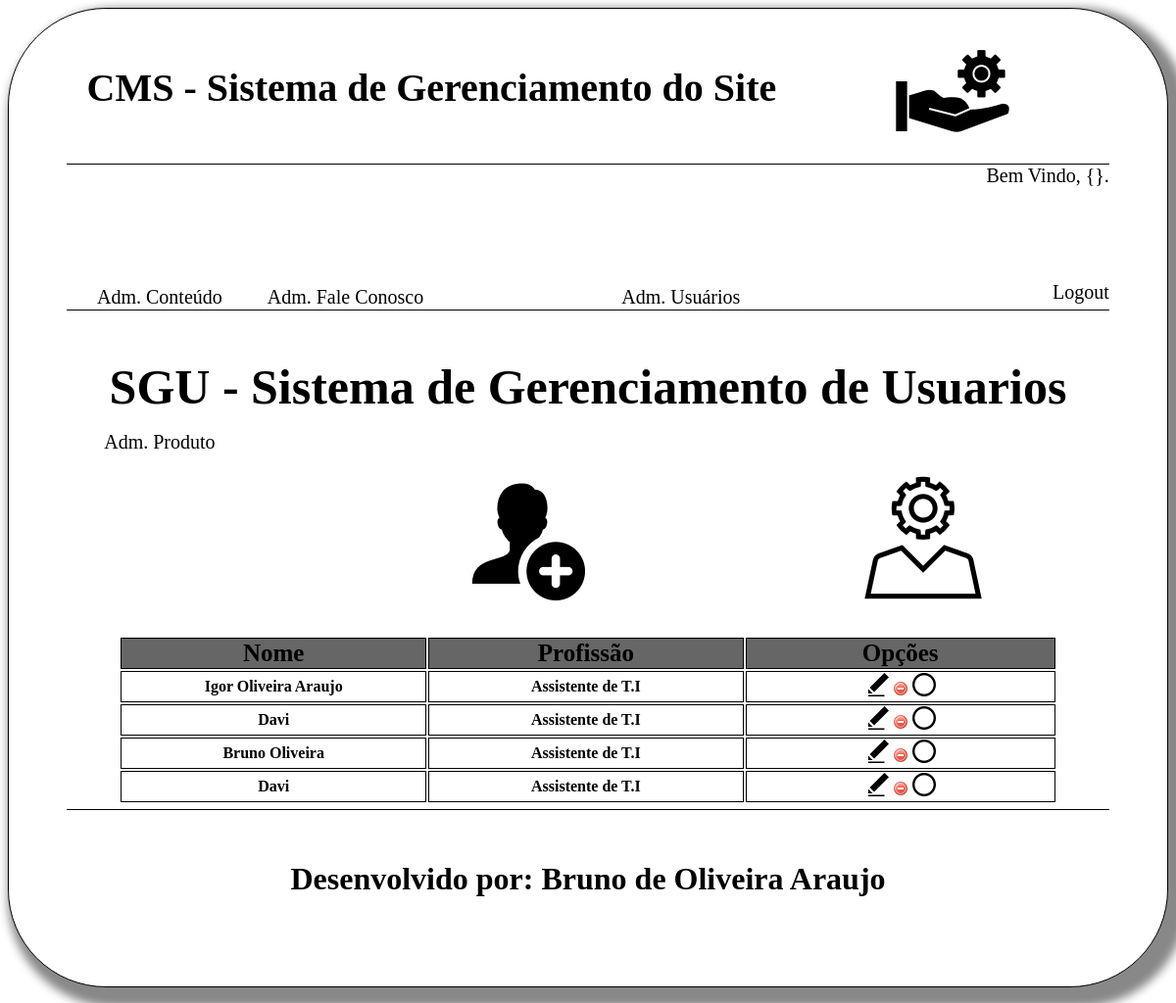
The page /site/cms/usuario.php on the database its author committed.
### tables this page shows
CREATE TABLE `usuarios` (
  `codigo` int(11) NOT NULL AUTO_INCREMENT,
  `nome` varchar(60) NOT NULL,
  `profissao` varchar(60) NOT NULL,
  `login` varchar(30) DEFAULT NULL,
  `senha` int(10) DEFAULT NULL,
  `cod_nivel` int(11) NOT NULL,
  `status_usuario` tinyint(1) DEFAULT NULL,
  PRIMARY KEY (`codigo`,`nome`),
  KEY `cod_nivel_idx` (`cod_nivel`),
  CONSTRAINT `cod_nivel` FOREIGN KEY (`cod_nivel`) REFERENCES `nivel_acesso` (`codigo`)
);

### site/cms/usuario.php (the view, shortened to what this page needs)
<?php
    $conexao = conexaoMysql();
?>
<html>
<head>
    <link rel="stylesheet" type="text/css" href="css/style.css">
    <link rel="stylesheet" type="text/css" href="css/modais.css">
</head>
<body>
    <div class="caixa center">
        <div class="caixa_cabecalho center">
            <a href="index.php">
                <div class="caixa_titulo">
                    <h1> CMS - Sistema de Gerenciamento do Site</h1>
                </div>
                <div class="caixa_logo backgroundLogo">
                </div>
            </a>
        </div>
        <div class="caixa_menu center">
            <div class="menuFirst">
                <div class="card">
                    <a href="conteudo.php">
                        <div id="fotoCard1" class="fotoCard center backgroundLogo">
                        </div>
                        <div class="textoCard center">
                        Adm. Conteúdo
                        </div>
                    </a>
                </div>
                <div class="card">
                    <a href="sac.php">
                        <div id="fotoCard2" class="fotoCard center">
                        </div>
                        <div class="textoCard center">
                            Adm. Fale Conosco
                        </div>
                    </a>
                </div>
                <div class="card">
                    <a href="produtos.php">
                        <div id="fotoCard2" class="fotoCard center">
                        </div>
                        <div class="textoCard center">
                            Adm. Produto
                        </div>
                    </a>
                </div>
            </div>
            <div class="menuSecond">
                <a href="usuario.php">
                    <div class="card">
                        <div id="fotoCard3" class="fotoCard center">
                        </div>
                        <div class="textoCard center">
                            Adm. Usuários
                        </div>
                    </div>
                </a>
                <div class="logout">
                    <div>Bem Vindo, {<?=$_SESSION['nome']?>}.</div>
                    <div id="txtLogout"><a href="../index.php"> Logout</a></div>
                </div>
            </div>
        </div>
        <div class="conteudo center">
            <div class="titulo center">
                <h1>SGU - Sistema de Gerenciamento de Usuarios</h1>
            </div>
            <div class="caixa_opcoes center">
                <div class="opcoes">
                    <a class="visualizar">
                        <div id="cardUsuario">
                        </div>
                    </a>
                </div>
                <div class="opcoes">
                    <a href="nivel.php">
                        <div id="cardNivel">
                        </div>
                    </a>
                </div>
            </div>
            <div id="tabelaUser" class="center">
                <table id="consulta" class="center">
                    <tr class="cab">
                        <th>Nome</th>
                        <th>Profissão</th>
                        <th> Opções </th>
                    </tr>
                    <?php
                            $sql = 'SELECT * FROM usuarios ORDER BY codigo DESC';
                            $select = mysqli_query($conexao, $sql);
                            while($rs = mysqli_fetch_array($select)){
                        ?>
                    <tr>
                        <th><?=($rs['nome']); ?></th>
                        <th> <?=($rs['profissao']); ?></th>
                        <th>
                            <a class="visualizar" onClick="editarDados(<?=$rs['codigo'];?>);">
                                <img src="img/edit.png">
                            </a>
                            <a href="../bd/deletarUsuario.php?codigo=<?=$rs['codigo'];?>">
                                <img src="img/delete.png"></a>
                            <a href="#?modo=excluir&codigo=<?=$rs['codigo'];?>&status=<?=$rs['codigo'];?>">
                                <img src="img/desativado.png">
                            </a>
                        </th>
                    </tr>
                    <?php
                            }
                        ?>
                </table>
            </div>
        </div>
        <div class="rodape center">
            <h1> Desenvolvido por: Bruno de Oliveira Araujo</h1>
        </div>
    </div>
</body>
</html>

### site/cms/css/style.css (style rules this page uses)
.backgroundLogo { background-position: center; background-repeat: no-repeat; }
.center { margin-left: auto; margin-right: auto; }
a { text-decoration: none; color: black; }
.caixa { width: 100%; height: 1000px; background-color: white; border: solid 1px; box-shadow: 50px, 50px; box-shadow: 10px 10px 10px 10px #888888; border-radius: 100px; padding-top: 10px; box-sizing: border-box; }
.caixa_cabecalho { width: 90%; height: 15%; background-color: transparent; border-bottom: solid 1px; }
.caixa_titulo { width: 70%; height: 100%; float: left; background-color: transparent; font-size: 20px; text-align: center; padding-top: 20px; box-sizing: border-box; }
.caixa_logo { width: 30%; height: 100%; float: left; background-color: transparent; background-image: url(../img/iconConfig3.png); background-position: center; background-repeat: no-repeat; }
.caixa_menu { width: 90%; height: 15%; border-bottom: solid 1px; }
.menuFirst { width: 50%; height: 100%; float: left; background-color: transparent; }
.menuSecond { width: 50%; height: 100%; float: left; background-color: transparent; }
.card { width: 30%; height: 100%; background-color: transparent; float: left; margin-left: 15px; margin-right: 15px; }
.fotoCard { width: 80%; height: 80%; background-color: transparent; }
#fotoCard1 { background-image: url(../img/iconFolder.png); background-position: center; background-repeat: no-repeat; background-size: auto; }
#fotoCard2 { background-image: url(../img/iconPhone.png); background-position: center; background-repeat: no-repeat; background-size: auto; }
#fotoCard3 { background-image: url(../img/iconUsers.png); background-position: center; background-repeat: no-repeat; background-size: auto; }
.textoCard { width: 100%; height: 20%; text-align: center; background-color: transparent; padding-top: 5px; box-sizing: border-box; font-size: 20px; }
.logout { width: 60%; height: 100%; float: right; background-color: transparent; font-size: 20px; }
.logout div { width: 100%; height: 80%; background-color: transparent; text-align: right; }
#txtLogout { width: 100%; height: 20%; background-color: transparent; }
.titulo h1 { width: 1000px; height: 50px; font-size: 50px; text-align: center; background-color: transparent; margin-right: auto; margin-left: auto; }
.conteudo { width: 90%; height: 50%; background-color: transparent; padding-top: 15px; }
.caixa_opcoes { width: 90%; height: 200px; background-color: transparent; }
.opcoes { width: 50%; height: 100%; float: left; background-color: transparent; }
#cardUsuario { width: 30%; height: 100%; display: flex; margin-left: 340px; background-image: url(../img/newusers.png); background-position: center; background-repeat: no-repeat; }
#cardNivel { width: 30%; height: 100%; display: flex; margin-left: 270px; background-image: url(../img/usersetting.png); background-position: center; background-repeat: no-repeat; }
#tabelaUser { width: 90%; min-height: 150px; max-height: 170px; overflow: auto; background-color: transparent; }
.cab { font-size: 25px; background-color: #666666; }
#consulta th, td { width: 400px; height: 30px; ; border: solid 1px black; }
.rodape { width: 90%; height: 20%; background-color: transparent; border-top: solid 1px; text-align: center; padding-top: 30px; box-sizing: border-box; }
#consulta_conteudo th, tr { width: 300px; height: 10px; ; border: solid 1px black; }
#consulta_produtos th, tr { width: 300px; height: 10px; ; border: solid 1px black; }

### rows shown on the page
usuarios: nome "Igor Oliveira Araujo", profissao "Assistente de T.I"
usuarios: nome "Davi", profissao "Assistente de T.I"
usuarios: nome "Bruno Oliveira", profissao "Assistente de T.I"
usuarios: nome "Davi", profissao "Assistente de T.I"
